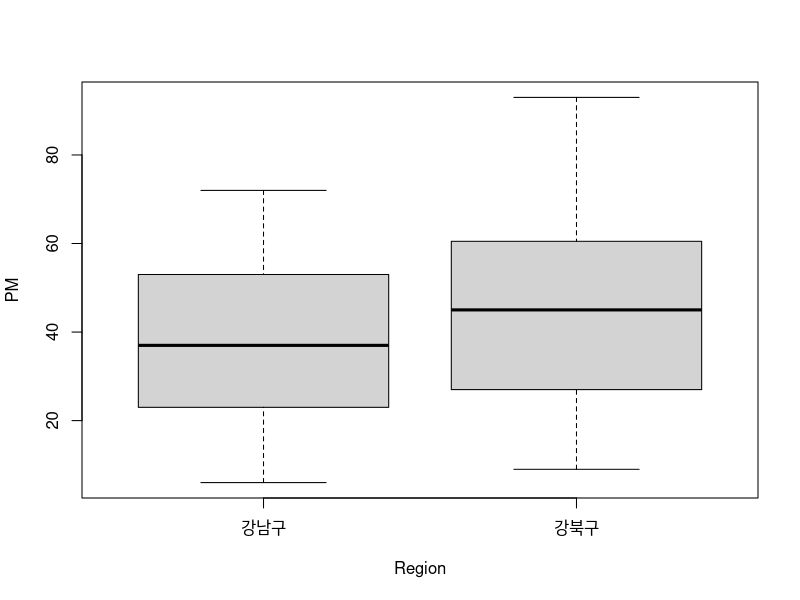

Here is the R script that generated this plot:
#날짜 : 2021/01/28
#이름 : 김하린
#내용 : 데이터분석 실습

###############################
#서울시 미세먼지 데이터 분석

install.packages('readxl')
library(readxl)
library(dplyr)


#데이터 불러오기
df_seoul_find_dust <- read_excel('./file/seoul_fine_dust.xlsx')
View(df_seoul_find_dust)


#비교할 지역 데이터만 가공처리
df_area <- df_seoul_find_dust %>% filter(region == '강남구' | region == '강북구')
View(df_area)

#강남구, 강북구 데이터프레임 나누기
df_area_gn = subset(df_area, region == '강남구')
df_area_gb = subset(df_area, region == '강북구')

View(df_area_gn)
View(df_area_gb)  

#요약통계 확인
summary(df_area_gn)
summary(df_area_gb)

#박스상자 시각화
boxplot(df_area_gn$finedust,
        df_area_gb$finedust,
        names = c('강남구', '강북구'),
        xlab='Region',
        ylab='PM')

#가설검정
#귀무가설:강남구와 강북구의 미세먼지 농도 차이가 없다.
#대립가설:강남구와 강북구의 미세먼지 농도 차이가 있다.

t.test(data=df_area, finedust ~ region)

#결론
#p-value가 0.06693이므로 유의수준 0.05(95%신뢰수준)보다 크므로 귀무가설을 채택한다.
#따라서 강남구와 강북구의 미세먼지 평균 차이는 없다. 